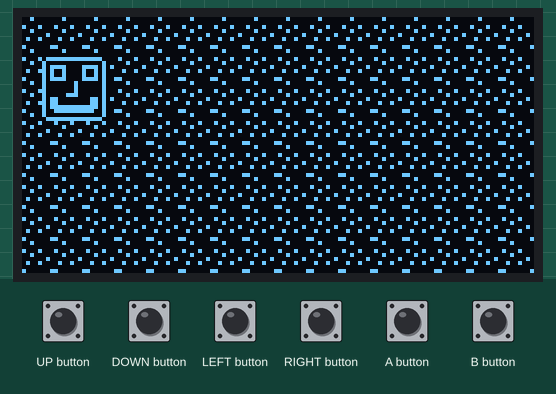
Simulated run of this sketch. Board: Arduboy, built with avr-gcc and run on an emulated ATmega32U4. Parts: 128×64 one-colour display. Inputs (shaded band) come from the test bench.

Above: at 1.2 s.
1.3 s: UP button pressed for 1 s
At 2.8 s:
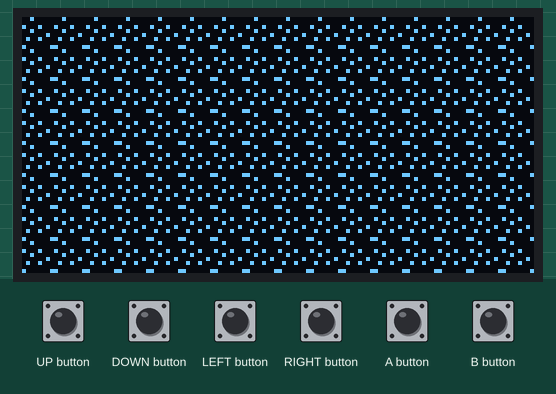
3.8 s: DOWN button pressed for 1 s
At 5.4 s:
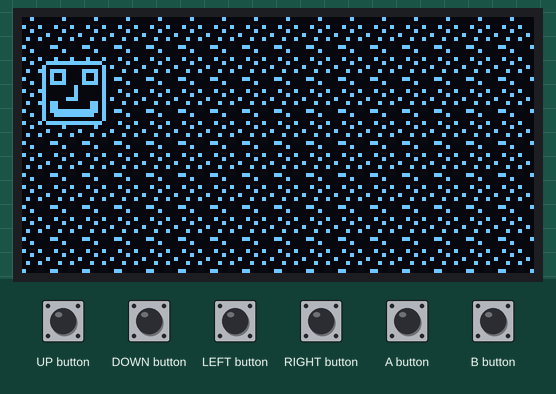
6.3 s: RIGHT button pressed for 1 s
At 8.2 s:
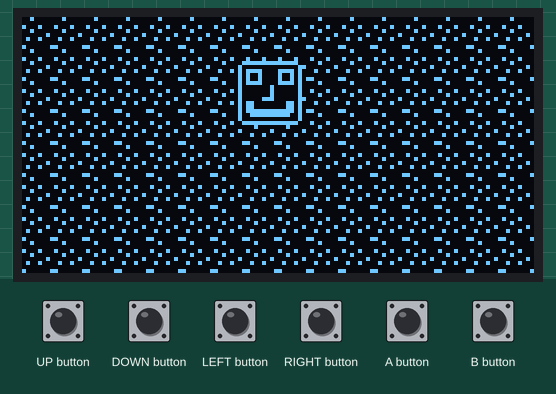
8.8 s: LEFT button pressed for 0.15 s
At 10.1 s:
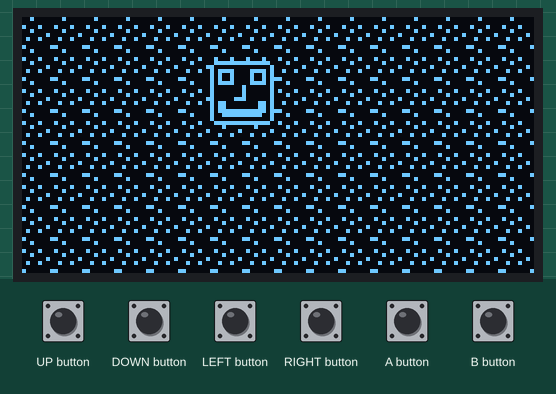
10.4 s: UP button pressed for 0.15 s
At 11.1 s:
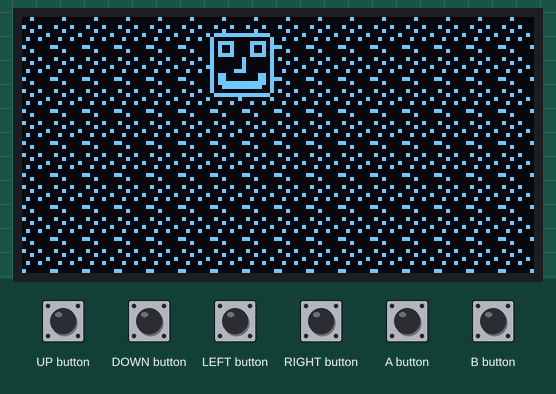
12.0 s: DOWN button pressed for 0.15 s
At 12.8 s:
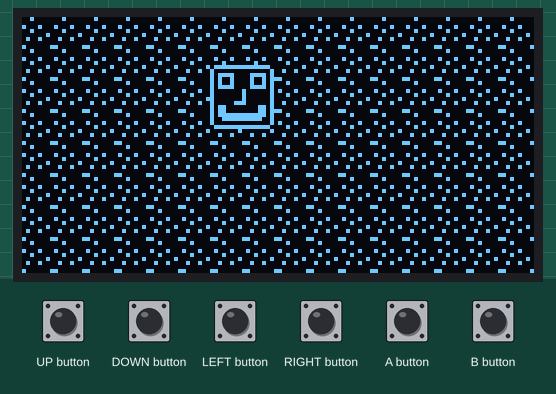
Timing chart, 0 to 14.6 s (numbered marks = the images above; inputs shaded):
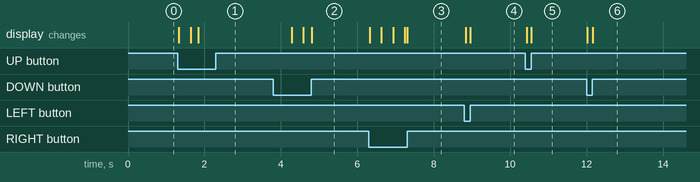

Measured:
- after the input at 1.3 s, the display: first changes at once (image 1 shows a later state)
- after the input at 3.8 s, the display: first changes after 0.48 s (image 2 shows a later state)
- after the input at 6.3 s, the display: first changes at once (image 3 shows a later state)
- after the input at 8.8 s, the display: first changes at once (image 4 shows a later state)
- after the input at 10.4 s, the display: first changes at once (image 5 shows a later state)
- after the input at 12.0 s, the display: first changes at once (image 6 shows a later state)

The sketch:

graphics.ino
```cpp
#include "Arduboy.h"

Arduboy arduboy;

const unsigned char player[] PROGMEM  = {
	0xfe, 0x1, 0x3d, 0x25, 0x25, 0x3d, 0x1, 0x1, 0xc1, 0x1, 0x3d, 0x25,
	0x25, 0x3d, 0x1, 0xfe, 0x7f, 0x80, 0x9c, 0xbc, 0xb0, 0xb0, 0xb2, 0xb2,
	0xb3, 0xb0, 0xb0, 0xb0, 0xbc, 0x9c, 0x80, 0x7f,
};

const unsigned char background[] PROGMEM = {
	0x84, 0x20, 0x9, 0x00, 0x24, 0x00, 0x10, 0x80,
};

int player_x = 5;
int player_y = 10;

void setup()
{
	arduboy.begin();
	arduboy.clear();
}

void loop()
{
	arduboy.clear();

	if (arduboy.pressed(LEFT_BUTTON))
		player_x--;

	if (arduboy.pressed(RIGHT_BUTTON))
		player_x++;

	if (arduboy.pressed(UP_BUTTON))
		player_y--;

	if (arduboy.pressed(DOWN_BUTTON))
		player_y++;

	for (int bx = 0; bx < 128; bx = bx + 8) {
		for (int by = 0; by < 64; by = by + 8) {
			arduboy.drawBitmap(bx, by, background, 8, 8, WHITE);
		}
	}

	arduboy.fillRect(player_x, player_y, 16, 16, BLACK);
	arduboy.drawBitmap(player_x, player_y, player, 16, 16, WHITE);
	arduboy.display();
}
```
